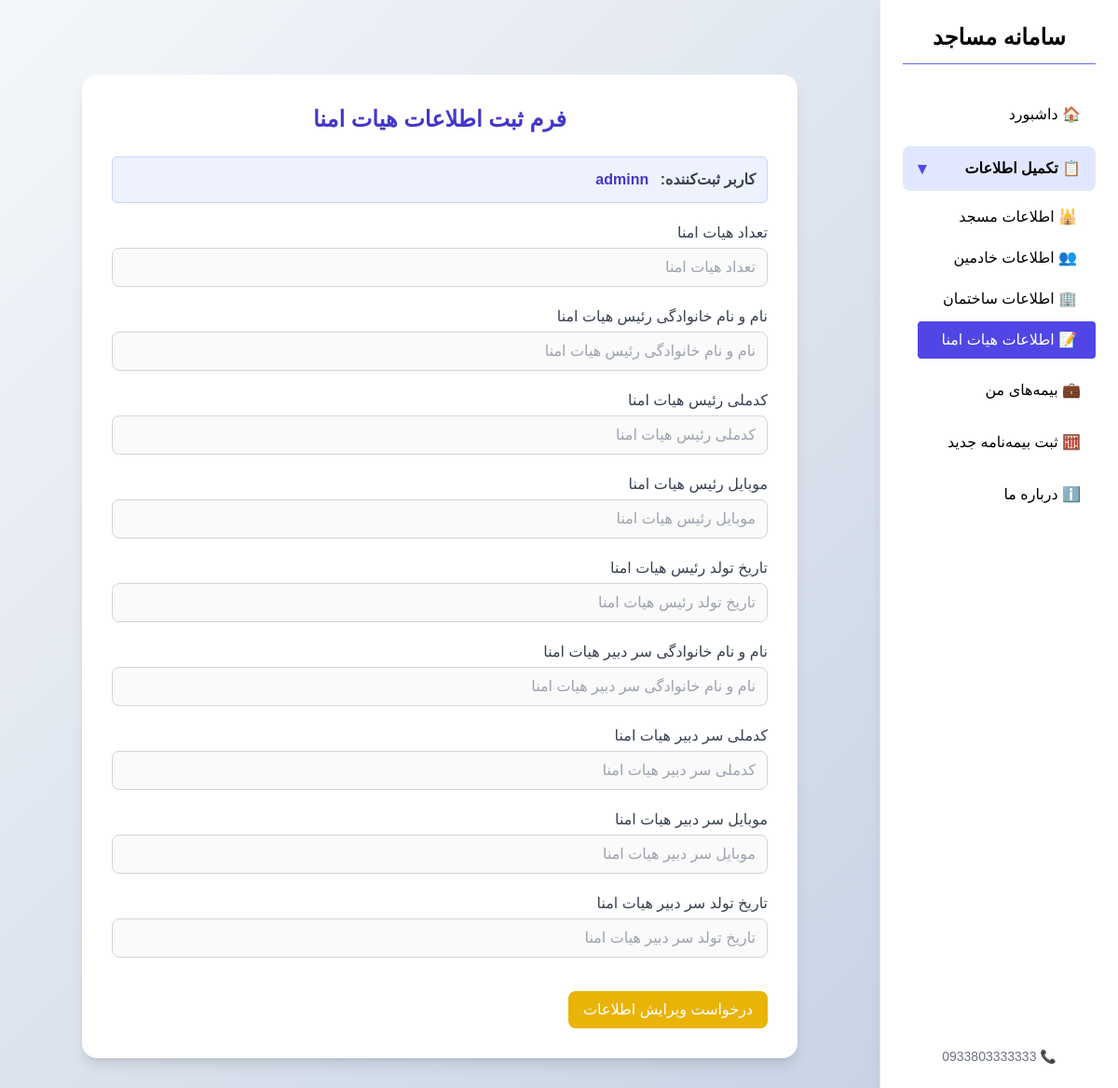
Page /account/boardform/ (signed in) on the earlier database version.
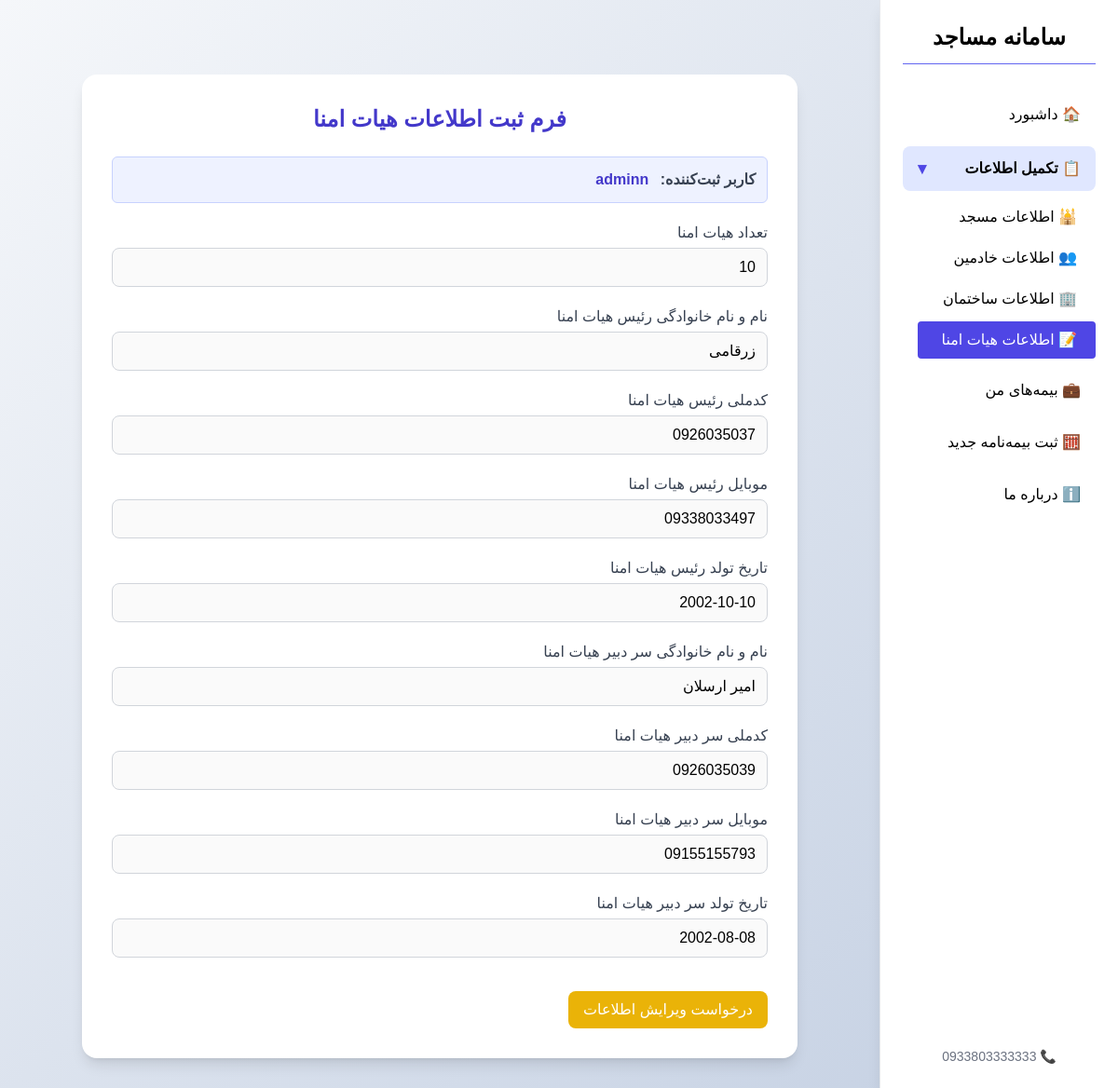
Same page on the later database version.
### forms/models.py (models this page shows, shortened)
class TrusteesBoard(models.Model):
    registration=models.ForeignKey(MainRegistration,on_delete=models.CASCADE,related_name="TrusteesBoard")
    number_TrusteesBoard=models.IntegerField(validators=[MinValueValidator(1),MaxValueValidator(15)],verbose_name=" هیات امنا")
    boss_fullname=models.CharField(verbose_name="نام و نام خانوادگی رئیس هیات امنا")
    boss_nationalcode=models.CharField(max_length=10,verbose_name="کد ملی رئیس هیات امنا")
    boss_phone=models.CharField(max_length=11,verbose_name="تلفن همراه رئیس هیات امنا")
    boss_birthday=models.DateField(verbose_name="تاریخ تولد رئیس هیات امنا")
    secretary_fullname=models.CharField(verbose_name="نام و نام خانوادگی دبیر هیاامنا")
    secretary_nationalcode=models.CharField(max_length=10,verbose_name="کد ملی دبیر هیات امنا")
    secretary_phone=models.CharField(max_length=11,verbose_name="تل همراه دبیر هیات امنا")
    secretary_birthday=models.DateField(verbose_name="تاریخ تولد دبیر هیات امنا")
    class Meta:
        verbose_name="هیات امنا"

### forms/views.py (the view)
@custom_login_required
def trusteesboard_view(request):
    signup = get_signup_from_session(request)
    main_reg = MainRegistration.objects.filter(registration=signup).first()
    if not main_reg:
        messages.error(request, "ابتدا فرم اطلاعات اصلی مسجد را تکمیل کنید.")
        return redirect('/account/mainform/')  # مسیر فرم مسجد
    editing = request.GET.get("edit") == "true"
    if request.method == 'POST':
        data = TrusteesBoard.objects.filter(registration=main_reg).first()
        form = TrusteesBoard_form(request.POST, instance=data)
        if form.is_valid():
            trustees = form.save(commit=False)
            trustees.registration = main_reg
            trustees.save()
            messages.success(request, "اطلاعات هیات امنا ذخیره شد ✅")
            return redirect('/')
    else:
        data = TrusteesBoard.objects.filter(registration=main_reg).first()
        form = TrusteesBoard_form(instance=data)
        if not editing:
            for field in form.fields.values():
                field.widget.attrs['disabled'] = 'disabled'
    return render(request, 'boardform.html', {
        'form': form,
        'signup': signup,
        'editing': editing
    })

### forms/forms.py
class TrusteesBoard_form(StyledModelForm):
    class Meta:
        model=TrusteesBoard
        fields=['number_TrusteesBoard','boss_fullname','boss_nationalcode','boss_phone','boss_birthday','secretary_fullname','secretary_nationalcode','secretary_phone','secretary_birthday']
        labels={'number_TrusteesBoard':"تعداد هیات امنا",
                'boss_fullname':"نام و نام خانوادگی رئیس هیات امنا",
                'boss_nationalcode':"کدملی رئیس هیات امنا",
                'boss_phone':"موبایل رئیس هیات امنا",
                'boss_birthday':"تاریخ تولد رئیس هیات امنا",
                'secretary_fullname':"نام و نام خانوادگی سر دبیر هیات امنا",
                'secretary_nationalcode':"کدملی سر دبیر هیات امنا",
                'secretary_phone':"موبایل سر دبیر هیات امنا",
                'secretary_birthday':"تاریخ تولد سر دبیر هیات امنا",
                }

### forms/templates/boardform.html (shortened to what this page needs)
{% extends "base.html" %}
{% load static %}
{% block content %}
<body class="bg-slate-100 min-h-screen flex items-center justify-center">
  <div class="w-full max-w-3xl bg-white rounded-2xl shadow-lg p-8 mx-auto mt-12">
    <h2 class="text-2xl font-bold text-center text-indigo-700 mb-6">فرم ثبت اطلاعات هیات امنا</h2>
    {% if signup %}
      <div class="bg-indigo-50 p-3 rounded-md text-gray-700 border border-indigo-200 mb-4">
        <strong>کاربر ثبت‌کننده:</strong>
        <span class="text-indigo-700 font-semibold mr-2">{{ signup.username }}</span>
      </div>
    {% endif %}
    <form method="post" class="space-y-5">
{% for field in form %}
  <div>
    <label class="block text-gray-700 mb-1" for="{{ field.id_for_label }}">{{ field.label }}</label>
    {{ field }}
  </div>
{% endfor %}
<div class="pt-4 flex justify-between items-center">
  {% if not editing %}
    <a href="?edit=true" class="bg-yellow-500 text-white py-2 px-4 rounded-lg hover:bg-yellow-600 transition-all">
      درخواست ویرایش اطلاعات
    </a>
  {% endif %}
    </div>
  </form>
</div>
</body>
{% endblock %}

Differences in the rows shown:
added TrusteesBoard: form "10" "زرقامی" "0926035037" "09338033497" "2002-10-10" "امیر ارسلان" "0926035039" "09155155793" "2002-08-08"
